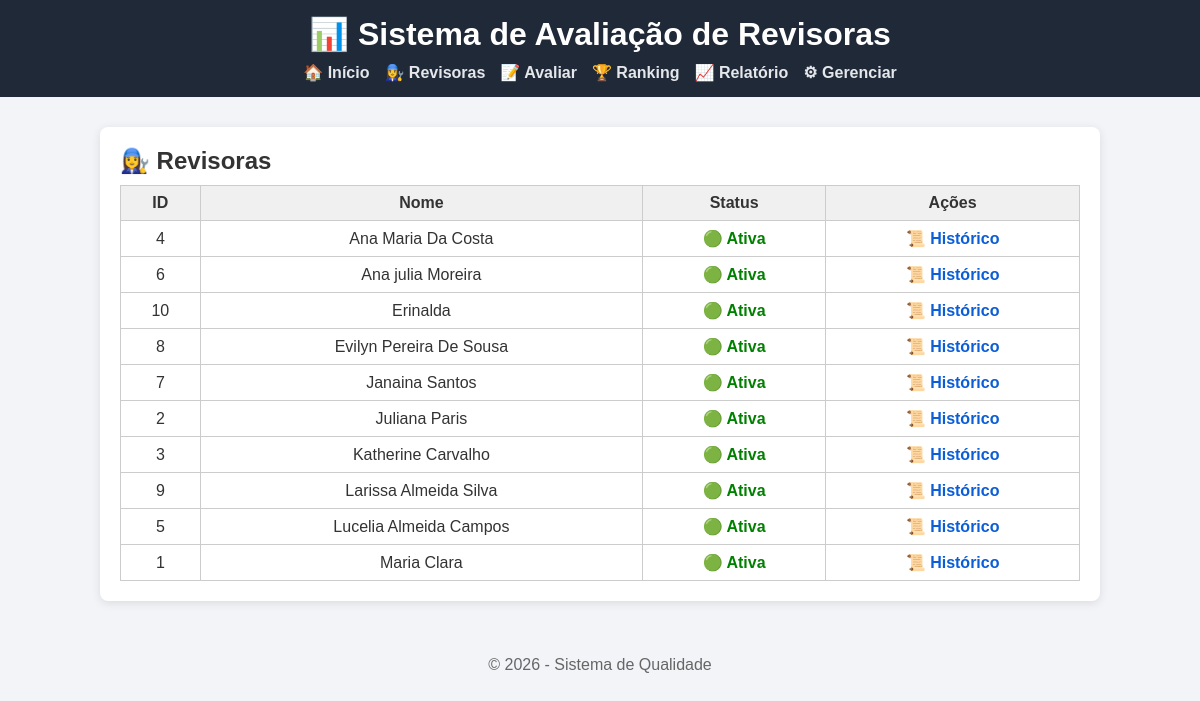
The page /revisoras on the database its author committed.
### tables this page shows
CREATE TABLE revisoras (
        id INTEGER PRIMARY KEY AUTOINCREMENT,
        nome TEXT UNIQUE,
        ativa INTEGER
    );

### app.py (the view)
@app.route("/revisoras")
def revisoras():
    dados = listar_revisoras()
    return render_template("revisoras.html", revisoras=dados, datetime=datetime)

### db.py (called while the page is built)
def conectar():
    return sqlite3.connect(DB_PATH)

### regras.py (called while the page is built)
def listar_revisoras():
    conexao = conectar()
    cursor = conexao.cursor()
    cursor.execute("SELECT id, nome, ativa FROM revisoras ORDER BY nome")
    dados = cursor.fetchall()
    conexao.close()
    return dados

### templates/revisoras.html (shortened to what this page needs)
{% extends "base.html" %}
{% block content %}
<h2>👩‍🔧 Revisoras</h2>
<table class="tabela">
    <tr>
        <th>ID</th>
        <th>Nome</th>
        <th>Status</th>
        <th>Ações</th>
    </tr>
    {% for r in revisoras %}
    <tr>
        <td>{{ r[0] }}</td>
        <td>{{ r[1] }}</td>
        <td>
            {% if r[2] == 1 %}
                <span class="status ativo">🟢 Ativa</span>
            {% else %}
                <span class="status inativo">🔴 Inativa</span>
            {% endif %}
        </td>
        <td>
            <a class="btn-link" href="{{ url_for('historico', revisora_id=r[0]) }}">
                📜 Histórico
            </a>
        </td>
    </tr>
    {% endfor %}
</table>
{% endblock %}

### templates/base.html (shortened to what this page needs)
<!DOCTYPE html>
<html lang="pt-br">
<head>
    <link rel="stylesheet" href="{{ url_for('static', filename='style.css') }}">
</head>
<body>
<header class="topo">
    <h1>📊 Sistema de Avaliação de Revisoras</h1>
    <nav>
        <a href="{{ url_for('index') }}">🏠 Início</a>
        <a href="{{ url_for('revisoras') }}">👩‍🔧 Revisoras</a>
        <a href="{{ url_for('avaliar') }}">📝 Avaliar</a>
        <a href="{{ url_for('ranking') }}">🏆 Ranking</a>
        <a href="{{ url_for('relatorio') }}">📈 Relatório</a>
        <a href="{{ url_for('gerenciar_revisoras') }}">⚙ Gerenciar</a>
    </nav>
</header>
<main class="container">
    {% block content %}{% endblock %}
</main>
<footer class="rodape">
    <p>© {{ datetime.utcnow().year }} - Sistema de Qualidade</p>
</footer>
</body>
</html>

### static/style.css (style rules this page uses)
* { margin: 0; padding: 0; box-sizing: border-box; font-family: Arial, Helvetica, sans-serif; }
body { background-color: #f2f4f8; color: #333; }
.topo { background: #1f2937; color: white; padding: 15px; text-align: center; }
.topo h1 { margin-bottom: 10px; }
.topo nav { display: flex; justify-content: center; flex-wrap: wrap; gap: 15px; }
.topo nav a { color: #e5e7eb; text-decoration: none; font-weight: bold; }
.container { max-width: 1000px; margin: 30px auto; padding: 20px; background: white; border-radius: 8px; box-shadow: 0 2px 10px rgba(0,0,0,0.1); }
table { width: 100%; border-collapse: collapse; margin-top: 15px; }
table th, table td { border: 1px solid #ddd; padding: 10px; text-align: center; }
table th { background: #f1f5f9; }
.rodape { text-align: center; padding: 15px; margin-top: 40px; color: #666; }
.tabela { width: 100%; border-collapse: collapse; margin-top: 20px; }
.tabela th, .tabela td { border: 1px solid #ccc; padding: 10px; text-align: center; }
.tabela th { background-color: #f2f2f2; }
.status.ativo { color: green; font-weight: bold; }
.btn-link { text-decoration: none; color: #0b5ed7; font-weight: bold; }
.tabela { width: 100%; border-collapse: collapse; margin-top: 10px; }
.tabela th, .tabela td { border: 1px solid #ccc; padding: 8px; text-align: center; }
.tabela th { background: #f0f0f0; }

### rows shown on the page
revisoras: id "4", nome "Ana Maria Da Costa", ativa "🟢 Ativa"
revisoras: id "6", nome "Ana julia Moreira", ativa "🟢 Ativa"
revisoras: id "10", nome "Erinalda", ativa "🟢 Ativa"
revisoras: id "8", nome "Evilyn Pereira De Sousa", ativa "🟢 Ativa"
revisoras: id "7", nome "Janaina Santos", ativa "🟢 Ativa"
revisoras: id "2", nome "Juliana Paris", ativa "🟢 Ativa"
revisoras: id "3", nome "Katherine Carvalho", ativa "🟢 Ativa"
revisoras: id "9", nome "Larissa Almeida Silva", ativa "🟢 Ativa"
revisoras: id "5", nome "Lucelia Almeida Campos", ativa "🟢 Ativa"
revisoras: id "1", nome "Maria Clara", ativa "🟢 Ativa"
